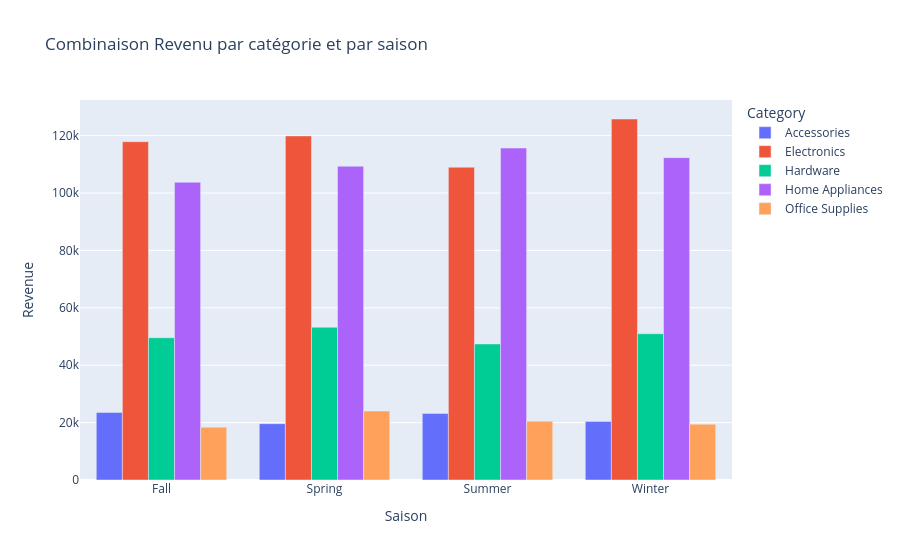

Notebook code cell kept with this figure:
### Code cell
#-- Combinaison de facteurs: saison, catégory et revenue
Combinaison_trend = all_data.groupby(['Saison', 'Category']).agg({'Revenue': 'sum'}).reset_index()

# Graphique 
fig = px.bar(Combinaison_trend, x='Saison', y='Revenue', color='Category', barmode='group', 
            title='Combinaison Revenu par catégorie et par saison')
fig.show()

### Figure 1 — Plotly figure (JSON) as saved in the notebook; plotly's stock layout.template omitted (floating-point values rounded to 4 significant figures)
{"data": [{"alignmentgroup": "True", "hovertemplate": "Category=Accessories<br>Saison=%{x}<br>Revenue=%{y}<extra></extra>", "legendgroup": "Accessories", "marker": {"color": "#636efa", "pattern": {"shape": ""}}, "name": "Accessories", "offsetgroup": "Accessories", "orientation": "v", "showlegend": true, "textposition": "auto", "type": "bar", "x": ["Fall", "Spring", "Summer", "Winter"], "xaxis": "x", "y": [23520.0, 19630.0, 23200, 20420], "yaxis": "y"}, {"alignmentgroup": "True", "hovertemplate": "Category=Electronics<br>Saison=%{x}<br>Revenue=%{y}<extra></extra>", "legendgroup": "Electronics", "marker": {"color": "#EF553B", "pattern": {"shape": ""}}, "name": "Electronics", "offsetgroup": "Electronics", "orientation": "v", "showlegend": true, "textposition": "auto", "type": "bar", "x": ["Fall", "Spring", "Summer", "Winter"], "xaxis": "x", "y": [117900.0, 119900.0, 109000.0, 125775], "yaxis": "y"}, {"alignmentgroup": "True", "hovertemplate": "Category=Hardware<br>Saison=%{x}<br>Revenue=%{y}<extra></extra>", "legendgroup": "Hardware", "marker": {"color": "#00cc96", "pattern": {"shape": ""}}, "name": "Hardware", "offsetgroup": "Hardware", "orientation": "v", "showlegend": true, "textposition": "auto", "type": "bar", "x": ["Fall", "Spring", "Summer", "Winter"], "xaxis": "x", "y": [49557, 53220.0, 47400.0, 50965], "yaxis": "y"}, {"alignmentgroup": "True", "hovertemplate": "Category=Home Appliances<br>Saison=%{x}<br>Revenue=%{y}<extra></extra>", "legendgroup": "Home Appliances", "marker": {"color": "#ab63fa", "pattern": {"shape": ""}}, "name": "Home Appliances", "offsetgroup": "Home Appliances", "orientation": "v", "showlegend": true, "textposition": "auto", "type": "bar", "x": ["Fall", "Spring", "Summer", "Winter"], "xaxis": "x", "y": [103741, 109300.0, 115665, 112300.0], "yaxis": "y"}, {"alignmentgroup": "True", "hovertemplate": "Category=Office Supplies<br>Saison=%{x}<br>Revenue=%{y}<extra></extra>", "legendgroup": "Office Supplies", "marker": {"color": "#FFA15A", "pattern": {"shape": ""}}, "name": "Office Supplies", "offsetgroup": "Office Supplies", "orientation": "v", "showlegend": true, "textposition": "auto", "type": "bar", "x": ["Fall", "Spring", "Summer", "Winter"], "xaxis": "x", "y": [18372, 24040.0, 20476, 19443], "yaxis": "y"}], "layout": {"autosize": true, "barmode": "group", "legend": {"title": {"text": "Category"}, "tracegroupgap": 0}, "title": {"text": "Combinaison Revenu par catégorie et par saison"}, "xaxis": {"anchor": "y", "autorange": true, "domain": [0, 1], "range": [-0.5, 3.5], "title": {"text": "Saison"}, "type": "category"}, "yaxis": {"anchor": "x", "autorange": true, "domain": [0, 1], "range": [0, 132400.0], "title": {"text": "Revenue"}, "type": "linear"}}}
